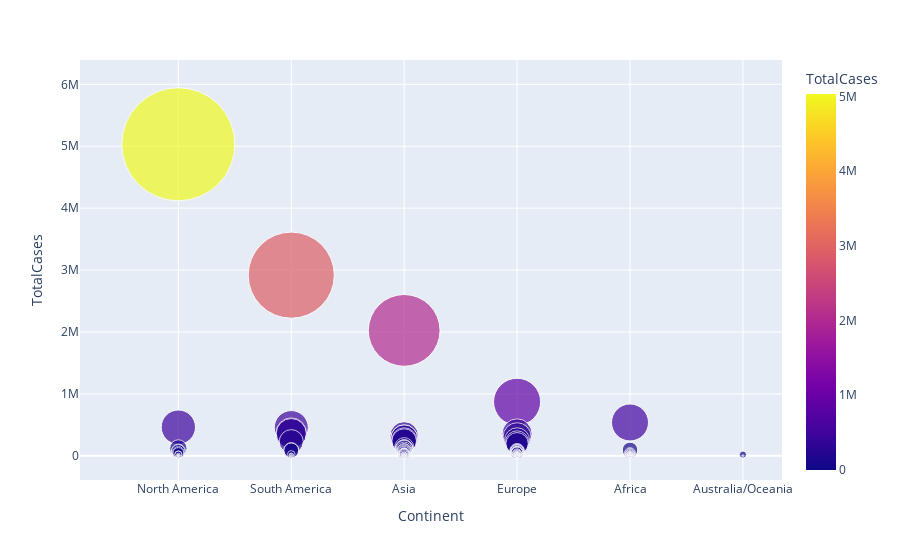

The notebook cell this image was saved under:
### Code cell
px.scatter(dataset1, x='Continent',y='TotalCases',  
           hover_data=['Country/Region', 'Continent'],  
           color='TotalCases', size='TotalCases', size_max=80)

### Figure 1 — Plotly figure (JSON) as saved in the notebook; plotly's stock layout.template omitted (floating-point values rounded to 4 significant figures; data arrays with more than 128 entries replaced by an {"elided": "..."} marker saying what was removed)
{"data": [{"customdata": {"elided": "209x1 str values"}, "hovertemplate": "Continent=%{x}<br>TotalCases=%{marker.color}<br>Country/Region=%{customdata[0]}<extra></extra>", "legendgroup": "", "marker": {"color": {"elided": "209 int values"}, "coloraxis": "coloraxis", "size": {"elided": "209 int values"}, "sizemode": "area", "sizeref": 786.3, "symbol": "circle"}, "mode": "markers", "name": "", "orientation": "v", "showlegend": false, "type": "scatter", "x": {"elided": "209 str values"}, "xaxis": "x", "y": {"elided": "209 int values"}, "yaxis": "y"}], "layout": {"coloraxis": {"colorbar": {"title": {"text": "TotalCases"}}, "colorscale": [[0, "#0d0887"], [0.1111, "#46039f"], [0.2222, "#7201a8"], [0.3333, "#9c179e"], [0.4444, "#bd3786"], [0.5556, "#d8576b"], [0.6667, "#ed7953"], [0.7778, "#fb9f3a"], [0.8889, "#fdca26"], [1, "#f0f921"]]}, "legend": {"itemsizing": "constant", "tracegroupgap": 0}, "margin": {"t": 60}, "xaxis": {"anchor": "y", "domain": [0, 1], "title": {"text": "Continent"}}, "yaxis": {"anchor": "x", "domain": [0, 1], "title": {"text": "TotalCases"}}}}
